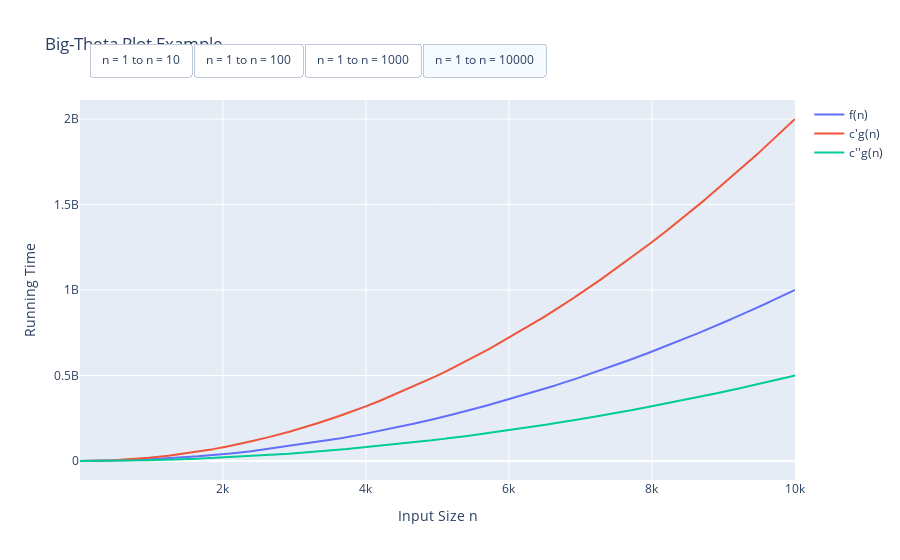

Notebook cell for this chart:
### Markdown cell above
## Big-$ \Theta $

Let $f(n)$ and $g(n)$ be functions mapping positive integers to positive real numbers.

We say $f(n)$ $\epsilon$ $\Theta(g(n))$ if there are a real constants $c' > 0$ and $c'' > 0$ and an integer constant $n_0 \geq 1$ such that:

$c'g(n) \leq f(n) \leq c''g(n)$, for all $n \geq n_0$

Remember Big-$\Theta$ refers to an ***UPPER BOUND*** & ***LOWER BOUND***

### Big-$\Theta$ Plot Example

### Code cell
# Increase 11 to 101, 1001, 10,001 to show that f(n) is still bounded
n1 = np.arange(1, 11, 1)
n2 = np.arange(1, 101, 1)
n3 = np.arange(1, 1001, 1)
n4 = np.arange(1, 10001, 1)

big_theta_dict_using_n1= {
    'f(n)': 10*n1**2 + 10*n1 + 300,
    'c\'g(n)': 20*n1**2,
    'c\'\'g(n)': 5*n1**2,
}

big_theta_dict_using_n2= {
    'f(n)': 10*n2**2 + 10*n2 + 300,
    'c\'g(n)': 20*n2**2,
    'c\'\'g(n)': 5*n2**2,
}

big_theta_dict_using_n3= {
    'f(n)': 10*n3**2 + 10*n3 + 300,
    'c\'g(n)': 20*n3**2,
    'c\'\'g(n)': 5*n3**2,
}

big_theta_dict_using_n4= {
    'f(n)': 10*n4**2 + 10*n4 + 300,
    'c\'g(n)': 20*n4**2,
    'c\'\'g(n)': 5*n4**2,
}

labels = list(big_theta_dict_using_n1.keys())
n1_functions = list(big_theta_dict_using_n1.values())

n2_functions = list(big_theta_dict_using_n2.values())

n3_functions = list(big_theta_dict_using_n3.values())

n4_functions = list(big_theta_dict_using_n4.values())

n1_initialVisibility = [True, True, True]
n2_initialVisibility = [False, False, False]
n3_initialVisibility = [False, False, False]
n4_initialVisibility = [False, False, False]

# Create figure
fig = go.Figure()
    
for i in range(len(labels)):
    fig.add_trace(go.Scatter(x=n1, y=n1_functions[i], name=labels[i], visible=n1_initialVisibility[i], mode="lines"))
    fig.add_trace(go.Scatter(x=n2, y=n2_functions[i], name=labels[i], visible=n2_initialVisibility[i], mode="lines"))
    fig.add_trace(go.Scatter(x=n3, y=n3_functions[i], name=labels[i], visible=n3_initialVisibility[i], mode="lines"))
    fig.add_trace(go.Scatter(x=n4, y=n4_functions[i], name=labels[i], visible=n4_initialVisibility[i], mode="lines"))
              
fig.update_layout(
    title_text="Big-Theta Plot Example",
    xaxis=dict(title="Input Size n"),
    yaxis=dict(title="Running Time")
)

fig.layout.update(
   updatemenus = [
      go.layout.Updatemenu(
         type = "buttons", direction = "right", active = 0, x = 0.65, y = 1.15,
         buttons = list(
            [
               dict(
                  label = "n = 1 to n = 10", method = "restyle",
                  args = [{"visible": [True, False, False, False, True, False, False, False, True, False, False, False]}]
               ),
               dict(
                  label = "n = 1 to n = 100", method = "restyle", 
                  args = [{"visible": [False, True, False, False, False, True, False, False, False, True, False, False]}]
               ),
               dict(
                  label = "n = 1 to n = 1000", method = "restyle",
                  args = [{"visible": [False, False, True, False, False, False, True, False, False, False, True, False]}]
               ),
               dict(
                  label = "n = 1 to n = 10000", method = "restyle", 
                  args = [{"visible": [False, False, False, True, False, False, False, True, False, False, False, True]}]
               )
            ]
         )
      )
   ]
)

fig.show()

### Figure 1 — Plotly figure (JSON) as saved in the notebook; plotly's stock layout.template omitted (floating-point values rounded to 4 significant figures; data arrays with more than 128 entries replaced by an {"elided": "..."} marker saying what was removed)
{"data": [{"mode": "lines", "name": "f(n)", "type": "scatter", "visible": false, "x": [1, 2, 3, 4, 5, 6, 7, 8, 9, 10], "y": [320, 360, 420, 500, 600, 720, 860, 1020, 1200, 1400]}, {"mode": "lines", "name": "f(n)", "type": "scatter", "visible": false, "x": [1, 2, 3, 4, 5, 6, 7, 8, 9, 10, 11, 12, 13, 14, 15, 16, 17, 18, 19, 20, 21, 22, 23, 24, 25, 26, 27, 28, 29, 30, 31, 32, 33, 34, 35, 36, 37, 38, 39, 40, 41, 42, 43, 44, 45, 46, 47, 48, 49, 50, 51, 52, 53, 54, 55, 56, 57, 58, 59, 60, 61, 62, 63, 64, 65, 66, 67, 68, 69, 70, 71, 72, 73, 74, 75, 76, 77, 78, 79, 80, 81, 82, 83, 84, 85, 86, 87, 88, 89, 90, 91, 92, 93, 94, 95, 96, 97, 98, 99, 100], "y": [320, 360, 420, 500, 600, 720, 860, 1020, 1200, 1400, 1620, 1860, 2120, 2400, 2700, 3020, 3360, 3720, 4100, 4500, 4920, 5360, 5820, 6300, 6800, 7320, 7860, 8420, 9000, 9600, 10220, 10860, 11520, 12200, 12900, 13620, 14360, 15120, 15900, 16700, 17520, 18360, 19220, 20100, 21000, 21920, 22860, 23820, 24800, 25800, 26820, 27860, 28920, 30000, 31100, 32220, 33360, 34520, 35700, 36900, 38120, 39360, 40620, 41900, 43200, 44520, 45860, 47220, 48600, 50000, 51420, 52860, 54320, 55800, 57300, 58820, 60360, 61920, 63500, 65100, 66720, 68360, 70020, 71700, 73400, 75120, 76860, 78620, 80400, 82200, 84020, 85860, 87720, 89600, 91500, 93420, 95360, 97320, 99300, 101300]}, {"mode": "lines", "name": "f(n)", "type": "scatter", "visible": false, "x": {"elided": "1000 int values"}, "y": {"elided": "1000 int values"}}, {"mode": "lines", "name": "f(n)", "type": "scatter", "visible": true, "x": {"elided": "10000 int values"}, "y": {"elided": "10000 int values"}}, {"mode": "lines", "name": "c'g(n)", "type": "scatter", "visible": false, "x": [1, 2, 3, 4, 5, 6, 7, 8, 9, 10], "y": [20, 80, 180, 320, 500, 720, 980, 1280, 1620, 2000]}, {"mode": "lines", "name": "c'g(n)", "type": "scatter", "visible": false, "x": [1, 2, 3, 4, 5, 6, 7, 8, 9, 10, 11, 12, 13, 14, 15, 16, 17, 18, 19, 20, 21, 22, 23, 24, 25, 26, 27, 28, 29, 30, 31, 32, 33, 34, 35, 36, 37, 38, 39, 40, 41, 42, 43, 44, 45, 46, 47, 48, 49, 50, 51, 52, 53, 54, 55, 56, 57, 58, 59, 60, 61, 62, 63, 64, 65, 66, 67, 68, 69, 70, 71, 72, 73, 74, 75, 76, 77, 78, 79, 80, 81, 82, 83, 84, 85, 86, 87, 88, 89, 90, 91, 92, 93, 94, 95, 96, 97, 98, 99, 100], "y": [20, 80, 180, 320, 500, 720, 980, 1280, 1620, 2000, 2420, 2880, 3380, 3920, 4500, 5120, 5780, 6480, 7220, 8000, 8820, 9680, 10580, 11520, 12500, 13520, 14580, 15680, 16820, 18000, 19220, 20480, 21780, 23120, 24500, 25920, 27380, 28880, 30420, 32000, 33620, 35280, 36980, 38720, 40500, 42320, 44180, 46080, 48020, 50000, 52020, 54080, 56180, 58320, 60500, 62720, 64980, 67280, 69620, 72000, 74420, 76880, 79380, 81920, 84500, 87120, 89780, 92480, 95220, 98000, 100820, 103680, 106580, 109520, 112500, 115520, 118580, 121680, 124820, 128000, 131220, 134480, 137780, 141120, 144500, 147920, 151380, 154880, 158420, 162000, 165620, 169280, 172980, 176720, 180500, 184320, 188180, 192080, 196020, 200000]}, {"mode": "lines", "name": "c'g(n)", "type": "scatter", "visible": false, "x": {"elided": "1000 int values"}, "y": {"elided": "1000 int values"}}, {"mode": "lines", "name": "c'g(n)", "type": "scatter", "visible": true, "x": {"elided": "10000 int values"}, "y": {"elided": "10000 int values"}}, {"mode": "lines", "name": "c''g(n)", "type": "scatter", "visible": false, "x": [1, 2, 3, 4, 5, 6, 7, 8, 9, 10], "y": [5, 20, 45, 80, 125, 180, 245, 320, 405, 500]}, {"mode": "lines", "name": "c''g(n)", "type": "scatter", "visible": false, "x": [1, 2, 3, 4, 5, 6, 7, 8, 9, 10, 11, 12, 13, 14, 15, 16, 17, 18, 19, 20, 21, 22, 23, 24, 25, 26, 27, 28, 29, 30, 31, 32, 33, 34, 35, 36, 37, 38, 39, 40, 41, 42, 43, 44, 45, 46, 47, 48, 49, 50, 51, 52, 53, 54, 55, 56, 57, 58, 59, 60, 61, 62, 63, 64, 65, 66, 67, 68, 69, 70, 71, 72, 73, 74, 75, 76, 77, 78, 79, 80, 81, 82, 83, 84, 85, 86, 87, 88, 89, 90, 91, 92, 93, 94, 95, 96, 97, 98, 99, 100], "y": [5, 20, 45, 80, 125, 180, 245, 320, 405, 500, 605, 720, 845, 980, 1125, 1280, 1445, 1620, 1805, 2000, 2205, 2420, 2645, 2880, 3125, 3380, 3645, 3920, 4205, 4500, 4805, 5120, 5445, 5780, 6125, 6480, 6845, 7220, 7605, 8000, 8405, 8820, 9245, 9680, 10125, 10580, 11045, 11520, 12005, 12500, 13005, 13520, 14045, 14580, 15125, 15680, 16245, 16820, 17405, 18000, 18605, 19220, 19845, 20480, 21125, 21780, 22445, 23120, 23805, 24500, 25205, 25920, 26645, 27380, 28125, 28880, 29645, 30420, 31205, 32000, 32805, 33620, 34445, 35280, 36125, 36980, 37845, 38720, 39605, 40500, 41405, 42320, 43245, 44180, 45125, 46080, 47045, 48020, 49005, 50000]}, {"mode": "lines", "name": "c''g(n)", "type": "scatter", "visible": false, "x": {"elided": "1000 int values"}, "y": {"elided": "1000 int values"}}, {"mode": "lines", "name": "c''g(n)", "type": "scatter", "visible": true, "x": {"elided": "10000 int values"}, "y": {"elided": "10000 int values"}}], "layout": {"autosize": true, "title": {"text": "Big-Theta Plot Example"}, "updatemenus": [{"active": 3, "buttons": [{"args": [{"visible": [true, false, false, false, true, false, false, false, true, false, false, false]}], "label": "n = 1 to n = 10", "method": "restyle"}, {"args": [{"visible": [false, true, false, false, false, true, false, false, false, true, false, false]}], "label": "n = 1 to n = 100", "method": "restyle"}, {"args": [{"visible": [false, false, true, false, false, false, true, false, false, false, true, false]}], "label": "n = 1 to n = 1000", "method": "restyle"}, {"args": [{"visible": [false, false, false, true, false, false, false, true, false, false, false, true]}], "label": "n = 1 to n = 10000", "method": "restyle"}], "direction": "right", "type": "buttons", "x": 0.65, "y": 1.15}], "xaxis": {"autorange": true, "range": [1, 10000], "title": {"text": "Input Size n"}, "type": "linear"}, "yaxis": {"autorange": true, "range": [-111100000.0, 2111000000.0], "title": {"text": "Running Time"}, "type": "linear"}}}
